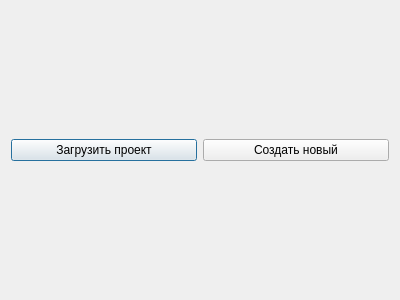
<?xml version="1.0" encoding="UTF-8"?>
<ui version="4.0">
 <class>ProjectManager</class>
 <widget class="QDialog" name="ProjectManager">
  <property name="geometry">
   <rect>
    <x>0</x>
    <y>0</y>
    <width>400</width>
    <height>300</height>
   </rect>
  </property>
  <property name="windowTitle">
   <string>Менеджер проектов</string>
  </property>
  <layout class="QHBoxLayout" name="horizontalLayout_2">
   <item>
    <widget class="QPushButton" name="loadProjectButton">
     <property name="text">
      <string>Загрузить проект</string>
     </property>
    </widget>
   </item>
   <item>
    <widget class="QPushButton" name="newProjectButton">
     <property name="text">
      <string>Создать новый</string>
     </property>
    </widget>
   </item>
  </layout>
 </widget>
 <resources/>
 <connections/>
</ui>
